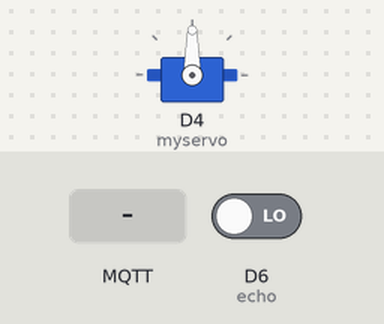
Simulated run of this sketch. Board: ESP8266 (NodeMCU). Shown: servo. Inputs (shaded band) come from the test bench; at power-on: D6 (echo) LOW. WiFi joins after 1.5 s; servers stay silent unless stated; no MQTT or app messages arrive unless stated; what the sketch prints to the serial monitor is not drawn.

Above: at 2.9 s.
3.0 s: MQTT message "turn_on" arrives on the first subscribed topic
At 13.8 s:
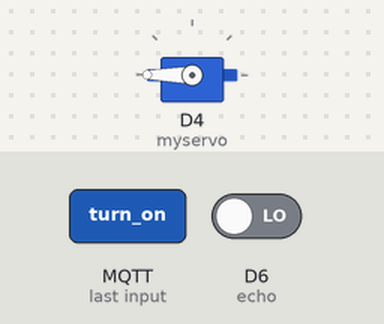
14.2 s: MQTT message "turn_off" arrives on the first subscribed topic
At 27.3 s:
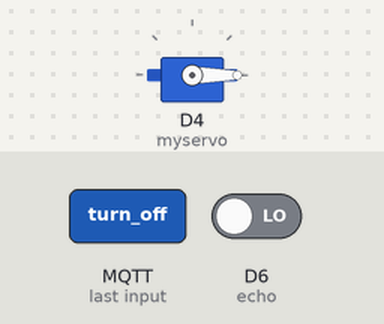
Timing chart, 0 to 28.8 s (numbered marks = the images above; inputs shaded):
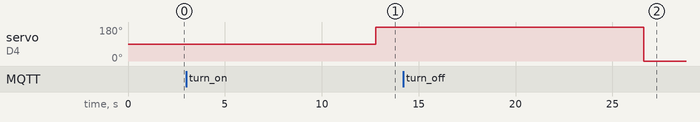

Measured:
- after the input at 3.0 s, servo on D4 (myservo): 90° → 180° after 9.8 s
- after the input at 14.2 s, servo on D4 (myservo): 180° → 0° after 12.4 s

The sketch:

SmartWaterManagement.ino
```cpp
#include <ESP8266WiFi.h>
#include <PubSubClient.h>
#include<Servo.h>
Servo myservo;

#define trig D5
#define echo D6
void callback(char* topic, byte* payload, unsigned int payloadLength);
//-------- Customise these values -----------
const char* ssid = "";
const char* password = "";

#define ORG ""
#define DEVICE_TYPE ""
#define DEVICE_ID ""
#define TOKEN ""
//-------- Customise the above values --------
 //include device credentials
char server[] = ORG ".messaging.internetofthings.ibmcloud.com";
char publictopic[] = "iot-2/evt/distance/fmt/json";
char subscribetopic[] = "iot-2/cmd/command/fmt/String";
char authMethod[] = "use-token-auth";
char token[] = TOKEN;
char clientId[] = "d:" ORG ":" DEVICE_TYPE ":" DEVICE_ID;

WiFiClient wifiClient;
PubSubClient client(server, 1883, callback, wifiClient);
String command;
void setup() {

  myservo.attach(D4);

  pinMode(trig,OUTPUT);
  pinMode(echo,INPUT);
  Serial.begin(9600);
  Serial.print("Connecting to ");
  Serial.print(ssid);
  WiFi.begin(ssid, password);
  while (WiFi.status() != WL_CONNECTED) {
  delay(500);
  Serial.print(".");  }
  Serial.println("");

  Serial.print("WiFi connected, IP address: ");
  Serial.println(WiFi.localIP());
   mqttConnect();
}

void loop() {

  float duration;
  double distance;
  double percent;
  // put your main code here, to run repeatedly:
  digitalWrite(trig,LOW);
  delay(1000);

  digitalWrite(trig,HIGH);
  delay(8000);
  digitalWrite(trig,LOW);

  duration = pulseIn(echo,HIGH);
  distance=(duration*0.034)/2;
  percent=(100-distance);
  Serial.print("distance level of unfilled water :");
  Serial.println(distance);
  Serial.print("percentage of filled water :");
  Serial.println(percent);

  PublishData(distance,percent);
  delay(1000);
  if (!client.loop()) {
    mqttConnect();  }
  delay(10);

}


void PublishData(float distance, float percent){
  if (!!!client.connected()) {
    Serial.print("Reconnecting client to ");
    Serial.println(server);
    while (!!!client.connect(clientId, authMethod, token)) {
      Serial.print(".");
      delay(50);   }
    Serial.println();   }

  String payload = "{\"d\":{\"distance\":";
  payload += distance;
  payload += "," "\"percent\":";
  payload += percent;
  payload += "}}";
  Serial.print("Sending payload: ");
  Serial.println(payload);

  if (client.publish(publictopic, (char*) payload.c_str())) {
      Serial.println("Publish ok");   }
    else {
      Serial.println("Publish failed");   }
}

void mqttConnect() {
  if (!client.connected()) {
    Serial.print("Reconnecting MQTT client to "); Serial.println(server);
    while (!client.connect(clientId, authMethod, token)) {
      Serial.print(".");
      delay(500);
    }
    initManagedDevice();
    Serial.println();
  }
}
void initManagedDevice() {
  delay(100);
  if (client.subscribe(subscribetopic)) {
    Serial.println("subscribe to cmd OK");
  } else {
    Serial.println("subscribe to cmd FAILED");
  }
}

void callback(char* topic, byte* payload, unsigned int payloadLength) {
  Serial.print("callback invoked for topic: ");
  Serial.println(subscribetopic);

  for (int i = 0; i < payloadLength; i++) {
    //Serial.println((char)payload[i]);

    command += (char)payload[i];

  }
Serial.println(command);

if(command=="turn_on"){

  {

    int pos;
     for (pos = 0; pos <= 180; pos += 1) { // goes from 0 degrees to 180 degrees
    // in steps of 1 degree
    myservo.write(360);              // tell servo to go to position in variable 'pos'
    delay(15);                       // waits 15ms for the servo to reach the position

    }
  }
}
  else if(command=="turn_off")
  {

    myservo.write(0);
    delay(15);
    Serial.println("Motor is Turned OFF");
  }

command ="";

}
```
